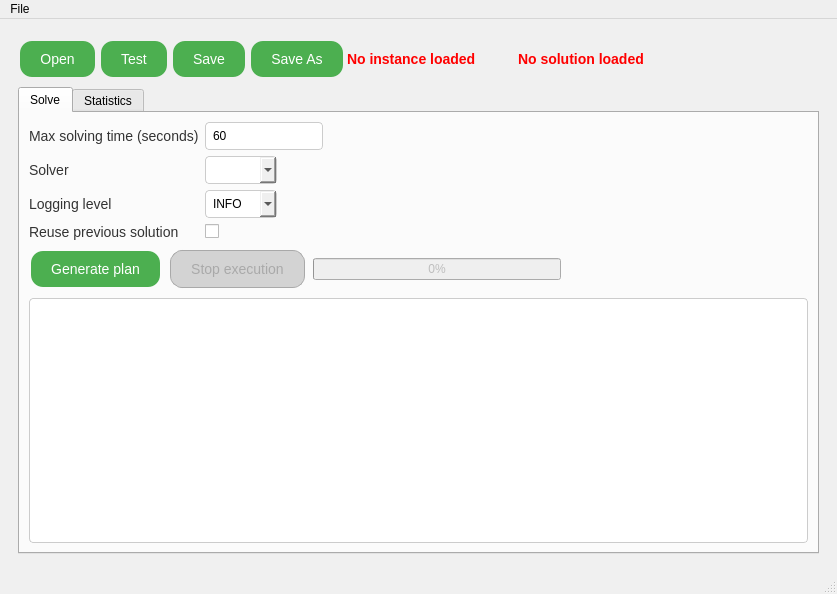
<?xml version="1.0" encoding="UTF-8"?>
<ui version="4.0">
 <class>MainWindow</class>
 <widget class="QMainWindow" name="MainWindow">
  <property name="geometry">
   <rect>
    <x>0</x>
    <y>0</y>
    <width>837</width>
    <height>594</height>
   </rect>
  </property>
  <property name="windowTitle">
   <string>MyOptimApp</string>
  </property>
  <property name="styleSheet">
   <string notr="true">
    QMainWindow {
        background-color: #f0f0f0;
    }
    QPushButton {
        background-color: #4CAF50;
        color: white;
        border: none;
        padding: 10px 20px;
        text-align: center;
        text-decoration: none;
        font-size: 14px;
        margin: 4px 2px;
        border-radius: 12px;
    }
    QPushButton:hover {
        background-color: white;
        color: black;
        border: 2px solid #4CAF50;
    }
    QPushButton:disabled {
        background-color: #d3d3d3;
        color: #a9a9a9;
        border: 1px solid #a9a9a9;
    }
    QLabel {
        font-size: 14px;
        color: #333;
    }
    QLineEdit {
        padding: 5px;
        border: 1px solid #ccc;
        border-radius: 4px;
    }
    QComboBox {
        padding: 5px;
        border: 1px solid #ccc;
        border-radius: 4px;
    }
    QTextBrowser {
        border: 1px solid #ccc;
        border-radius: 4px;
        padding: 5px;
        background-color: white;
    }
   </string>
  </property>
  <widget class="QWidget" name="centralwidget">
   <layout class="QHBoxLayout" name="horizontalLayout">
    <item>
     <widget class="QWidget" name="widget" native="true">
      <layout class="QVBoxLayout" name="verticalLayout_17">
       <property name="sizeConstraint">
        <enum>QLayout::SizeConstraint::SetNoConstraint</enum>
       </property>
       <item>
        <layout class="QVBoxLayout" name="verticalLayout">
         <item>
          <layout class="QHBoxLayout" name="horizontalLayout_3">
           <property name="spacing">
            <number>2</number>
           </property>
           <item>
            <widget class="QPushButton" name="chooseFile">
             <property name="sizePolicy">
              <sizepolicy hsizetype="Minimum" vsizetype="Fixed">
               <horstretch>0</horstretch>
               <verstretch>0</verstretch>
              </sizepolicy>
             </property>
             <property name="font">
              <font>
               <pointsize>-1</pointsize>
               <underline>false</underline>
               <strikeout>false</strikeout>
              </font>
             </property>
             <property name="text">
              <string>Open</string>
             </property>
             <property name="default">
              <bool>false</bool>
             </property>
            </widget>
           </item>
           <item>
            <widget class="QPushButton" name="loadTest">
             <property name="sizePolicy">
              <sizepolicy hsizetype="Minimum" vsizetype="Fixed">
               <horstretch>0</horstretch>
               <verstretch>0</verstretch>
              </sizepolicy>
             </property>
             <property name="text">
              <string>Test</string>
             </property>
            </widget>
           </item>
           <item>
            <widget class="QPushButton" name="exportSolution">
             <property name="sizePolicy">
              <sizepolicy hsizetype="Minimum" vsizetype="Fixed">
               <horstretch>0</horstretch>
               <verstretch>0</verstretch>
              </sizepolicy>
             </property>
             <property name="font">
              <font>
               <pointsize>-1</pointsize>
               <underline>false</underline>
               <strikeout>false</strikeout>
              </font>
             </property>
             <property name="text">
              <string>Save</string>
             </property>
             <property name="default">
              <bool>false</bool>
             </property>
            </widget>
           </item>
           <item>
            <widget class="QPushButton" name="exportSolution_to">
             <property name="sizePolicy">
              <sizepolicy hsizetype="Minimum" vsizetype="Fixed">
               <horstretch>0</horstretch>
               <verstretch>0</verstretch>
              </sizepolicy>
             </property>
             <property name="font">
              <font>
               <pointsize>-1</pointsize>
               <underline>false</underline>
               <strikeout>false</strikeout>
              </font>
             </property>
             <property name="text">
              <string>Save As</string>
             </property>
             <property name="default">
              <bool>false</bool>
             </property>
            </widget>
           </item>
           <item>
            <widget class="QLabel" name="instCheck">
             <property name="font">
              <font>
               <pointsize>-1</pointsize>
               <bold>true</bold>
              </font>
             </property>
             <property name="styleSheet">
              <string notr="true">QLabel { color : red; }</string>
             </property>
             <property name="text">
              <string>No instance loaded</string>
             </property>
             <property name="textFormat">
              <enum>Qt::TextFormat::AutoText</enum>
             </property>
            </widget>
           </item>
           <item>
            <spacer name="horizontalSpacer_4">
             <property name="orientation">
              <enum>Qt::Orientation::Horizontal</enum>
             </property>
             <property name="sizeType">
              <enum>QSizePolicy::Policy::Fixed</enum>
             </property>
             <property name="sizeHint" stdset="0">
              <size>
               <width>40</width>
               <height>20</height>
              </size>
             </property>
            </spacer>
           </item>
           <item>
            <widget class="QLabel" name="solCheck">
             <property name="font">
              <font>
               <pointsize>-1</pointsize>
               <bold>true</bold>
              </font>
             </property>
             <property name="styleSheet">
              <string notr="true">QLabel { color : red; }</string>
             </property>
             <property name="text">
              <string>No solution loaded</string>
             </property>
            </widget>
           </item>
           <item>
            <spacer name="horizontalSpacer">
             <property name="orientation">
              <enum>Qt::Orientation::Horizontal</enum>
             </property>
             <property name="sizeHint" stdset="0">
              <size>
               <width>40</width>
               <height>20</height>
              </size>
             </property>
            </spacer>
           </item>
          </layout>
         </item>
         <item>
          <layout class="QHBoxLayout" name="horizontalLayout_2"/>
         </item>
        </layout>
       </item>
       <item>
        <widget class="QTabWidget" name="tabWidget">
         <property name="currentIndex">
          <number>0</number>
         </property>
         <widget class="QWidget" name="Config">
          <property name="toolTip">
           <string>&lt;html&gt;&lt;head/&gt;&lt;body&gt;&lt;p&gt;configuration&lt;/p&gt;&lt;/body&gt;&lt;/html&gt;</string>
          </property>
          <attribute name="title">
           <string>Solve</string>
          </attribute>
          <layout class="QHBoxLayout" name="horizontalLayout_10">
           <item>
            <layout class="QVBoxLayout" name="verticalLayout_13">
             <item>
              <layout class="QFormLayout" name="formLayout_3">
               <property name="sizeConstraint">
                <enum>QLayout::SizeConstraint::SetMaximumSize</enum>
               </property>
               <property name="fieldGrowthPolicy">
                <enum>QFormLayout::FieldGrowthPolicy::FieldsStayAtSizeHint</enum>
               </property>
               <item row="1" column="0">
                <widget class="QLabel" name="max_timeLabel">
                 <property name="text">
                  <string>Max solving time (seconds)</string>
                 </property>
                </widget>
               </item>
               <item row="1" column="1">
                <widget class="QLineEdit" name="max_time">
                 <property name="sizePolicy">
                  <sizepolicy hsizetype="Preferred" vsizetype="Fixed">
                   <horstretch>0</horstretch>
                   <verstretch>0</verstretch>
                  </sizepolicy>
                 </property>
                 <property name="text">
                  <string>60</string>
                 </property>
                 <property name="placeholderText">
                  <string>60</string>
                 </property>
                </widget>
               </item>
               <item row="2" column="0">
                <widget class="QLabel" name="solverLabel">
                 <property name="text">
                  <string>Solver</string>
                 </property>
                </widget>
               </item>
               <item row="2" column="1">
                <widget class="QComboBox" name="solver">
                 <property name="editable">
                  <bool>true</bool>
                 </property>
                </widget>
               </item>
               <item row="3" column="0">
                <widget class="QLabel" name="log_levelLabel">
                 <property name="text">
                  <string>Logging level</string>
                 </property>
                </widget>
               </item>
               <item row="3" column="1">
                <widget class="QComboBox" name="log_level">
                 <property name="editable">
                  <bool>true</bool>
                 </property>
                 <property name="currentText">
                  <string>INFO</string>
                 </property>
                </widget>
               </item>
               <item row="4" column="0">
                <widget class="QLabel" name="reuse_solLabel">
                 <property name="text">
                  <string>Reuse previous solution</string>
                 </property>
                </widget>
               </item>
               <item row="4" column="1">
                <widget class="QCheckBox" name="reuse_sol"/>
               </item>
              </layout>
             </item>
             <item>
              <layout class="QHBoxLayout" name="horizontalLayout_12">
               <item>
                <widget class="QPushButton" name="generateSolution">
                 <property name="sizePolicy">
                  <sizepolicy hsizetype="Minimum" vsizetype="Fixed">
                   <horstretch>0</horstretch>
                   <verstretch>0</verstretch>
                  </sizepolicy>
                 </property>
                 <property name="text">
                  <string>Generate plan</string>
                 </property>
                 <property name="default">
                  <bool>false</bool>
                 </property>
                </widget>
               </item>
               <item>
                <widget class="QPushButton" name="stopExecution">
                 <property name="enabled">
                  <bool>false</bool>
                 </property>
                 <property name="sizePolicy">
                  <sizepolicy hsizetype="Minimum" vsizetype="Fixed">
                   <horstretch>0</horstretch>
                   <verstretch>0</verstretch>
                  </sizepolicy>
                 </property>
                 <property name="text">
                  <string>Stop execution</string>
                 </property>
                </widget>
               </item>
               <item>
                <widget class="QProgressBar" name="progressBar">
                 <property name="enabled">
                  <bool>false</bool>
                 </property>
                 <property name="value">
                  <number>0</number>
                 </property>
                </widget>
               </item>
               <item>
                <spacer name="horizontalSpacer_2">
                 <property name="orientation">
                  <enum>Qt::Orientation::Horizontal</enum>
                 </property>
                 <property name="sizeHint" stdset="0">
                  <size>
                   <width>40</width>
                   <height>20</height>
                  </size>
                 </property>
                </spacer>
               </item>
              </layout>
             </item>
             <item>
              <widget class="QTextBrowser" name="solution_log">
               <property name="sizePolicy">
                <sizepolicy hsizetype="Expanding" vsizetype="Expanding">
                 <horstretch>1</horstretch>
                 <verstretch>1</verstretch>
                </sizepolicy>
               </property>
               <property name="font">
                <font>
                 <family>Monospace</family>
                </font>
               </property>
              </widget>
             </item>
            </layout>
           </item>
          </layout>
         </widget>
         <widget class="QWidget" name="Output">
          <attribute name="title">
           <string>Statistics</string>
          </attribute>
          <layout class="QHBoxLayout" name="horizontalLayout_4">
           <item>
            <layout class="QVBoxLayout" name="verticalLayout_15" stretch="0,0,0">
             <item>
              <layout class="QFormLayout" name="formLayout">
               <property name="fieldGrowthPolicy">
                <enum>QFormLayout::FieldGrowthPolicy::FieldsStayAtSizeHint</enum>
               </property>
               <item row="0" column="0">
                <widget class="QLabel" name="objectiveLabel">
                 <property name="text">
                  <string>Objective</string>
                 </property>
                </widget>
               </item>
               <item row="0" column="1">
                <widget class="QLineEdit" name="objectiveLineEdit">
                 <property name="readOnly">
                  <bool>true</bool>
                 </property>
                </widget>
               </item>
               <item row="1" column="0">
                <widget class="QLabel" name="errorsLabel">
                 <property name="text">
                  <string>Errors</string>
                 </property>
                </widget>
               </item>
               <item row="1" column="1">
                <widget class="QLineEdit" name="errorsLineEdit">
                 <property name="readOnly">
                  <bool>true</bool>
                 </property>
                </widget>
               </item>
              </layout>
             </item>
             <item>
              <layout class="QHBoxLayout" name="horizontalLayout_14">
               <item>
                <widget class="QPushButton" name="checkSolution">
                 <property name="text">
                  <string>Check solution</string>
                 </property>
                </widget>
               </item>
               <item>
                <widget class="QPushButton" name="generateReport">
                 <property name="text">
                  <string>Generate report</string>
                 </property>
                </widget>
               </item>
               <item>
                <widget class="QPushButton" name="openReport">
                 <property name="text">
                  <string>Open report</string>
                 </property>
                </widget>
               </item>
               <item>
                <spacer name="horizontalSpacer_3">
                 <property name="orientation">
                  <enum>Qt::Orientation::Horizontal</enum>
                 </property>
                 <property name="sizeHint" stdset="0">
                  <size>
                   <width>40</width>
                   <height>20</height>
                  </size>
                 </property>
                </spacer>
               </item>
              </layout>
             </item>
             <item>
              <widget class="QTextBrowser" name="solution_report">
               <property name="sizePolicy">
                <sizepolicy hsizetype="Expanding" vsizetype="Expanding">
                 <horstretch>1</horstretch>
                 <verstretch>1</verstretch>
                </sizepolicy>
               </property>
               <property name="font">
                <font>
                 <family>Monospace</family>
                </font>
               </property>
              </widget>
             </item>
            </layout>
           </item>
          </layout>
         </widget>
        </widget>
       </item>
      </layout>
     </widget>
    </item>
   </layout>
  </widget>
  <widget class="QMenuBar" name="menubar">
   <property name="geometry">
    <rect>
     <x>0</x>
     <y>0</y>
     <width>837</width>
     <height>23</height>
    </rect>
   </property>
   <widget class="QMenu" name="menuFile">
    <property name="title">
     <string>File</string>
    </property>
    <addaction name="actionOpen_from"/>
    <addaction name="separator"/>
    <addaction name="actionSave"/>
    <addaction name="actionSave_As"/>
    <addaction name="separator"/>
    <addaction name="actionExit"/>
   </widget>
   <addaction name="menuFile"/>
  </widget>
  <widget class="QStatusBar" name="statusbar"/>
  <action name="actionOpen_from">
   <property name="text">
    <string>Open from...</string>
   </property>
  </action>
  <action name="actionExit">
   <property name="text">
    <string>Exit</string>
   </property>
  </action>
  <action name="actionSave">
   <property name="text">
    <string>Export</string>
   </property>
  </action>
  <action name="actionSave_As">
   <property name="text">
    <string>Export As...</string>
   </property>
  </action>
 </widget>
 <resources/>
 <connections/>
</ui>
